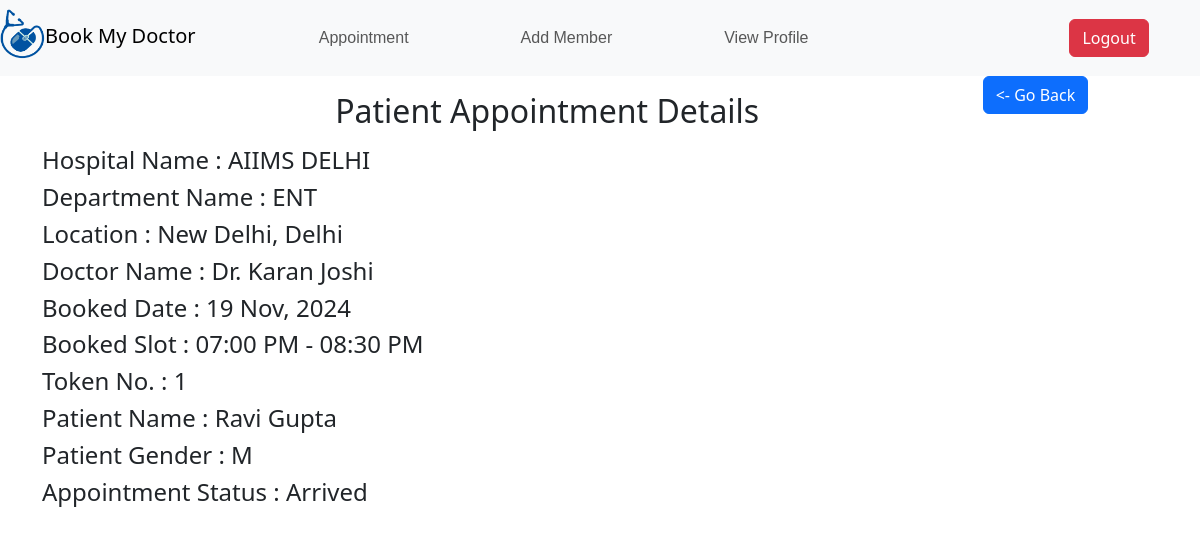
/Pe59b6/AP0a5da/PLbdf2e/patientview, run on the app's committed database.
### application/models.py (models this page shows)
class Hospital(db.Model):
    id=db.Column(db.String(),primary_key=True)
    name=db.Column(db.String())
    state=db.Column(db.String())
    city=db.Column(db.String())
    nDept=db.Column(db.Integer,default=0)
    rating=db.Column(db.Float,default=0)
    departments=db.relationship('Department',backref='hospital')

class Department(db.Model):
    id=db.Column(db.String(),primary_key=True)
    name=db.Column(db.String())
    nDoc=db.Column(db.Integer,default=0)
    rating=db.Column(db.Float)
    hid=db.Column(db.String(),db.ForeignKey('hospital.id'))
    deptdocs=db.relationship('Deptdoc',backref='department')

class Doctor(db.Model):
    id=db.Column(db.String(),primary_key=True)
    email=db.Column(db.String())
    password=db.Column(db.String())
    name=db.Column(db.String())
    gender=db.Column(db.String(1))
    qual=db.Column(db.String())
    exp=db.Column(db.Integer)
    photo=db.Column(db.String())
    deptdocs=db.relationship('Deptdoc',backref='doctor')

class Appointment(db.Model):
    id=db.Column(db.String(),primary_key=True)
    date=db.Column(db.Date)
    slotid=db.Column(db.String(),db.ForeignKey('slots.id'))
    availability=db.Column(db.Boolean,default=True)
    message=db.Column(db.String(),default='Available')
    tokenCount=db.Column(db.Integer,default=0)
    patientlists=db.relationship('Patientlist',backref='appointment')

class Slots(db.Model):
    id=db.Column(db.String(),primary_key=True)
    daysid=db.Column(db.String(),db.ForeignKey('days.id'))
    from_=db.Column(db.Time)
    to=db.Column(db.Time)
    appointments=db.relationship('Appointment',backref='slots')

class Patientlist(db.Model):
    id=db.Column(db.String(),primary_key=True)
    aid=db.Column(db.String(),db.ForeignKey('appointment.id'))
    pid=db.Column(db.String(),db.ForeignKey('patient.id'))
    token=db.Column(db.Integer)
    status=db.Column(db.String(),default='booked')

class Patient(db.Model):
    id=db.Column(db.String(),primary_key=True)
    name=db.Column(db.String())
    gender=db.Column(db.String(1))
    state=db.Column(db.String())
    city=db.Column(db.String())
    record=db.Column(db.Text)
    d_added=db.Column(db.DateTime)
    uid=db.Column(db.String(),db.ForeignKey('user.id'))
    patientlists=db.relationship('Patientlist',backref='patient')

### application/controllers.py (the view)
@app.route('/<pid>/<aid>/<plid>/patientview')
def patientView(pid,aid,plid):
    patient=Patient.query.get(pid)
    appointment=Appointment.query.get(aid)
    slot=Slots.query.get(appointment.slotid)
    day=Days.query.get(slot.daysid)
    dd=Deptdoc.query.get(day.ddid)
    doc=Doctor.query.get(dd.docid)
    dept=Department.query.get(dd.deptid)
    hosp=Hospital.query.get(dept.hid)
    patlist=Patientlist.query.get(plid)
    return render_template('patient_view.html',patient=patient,appointment=appointment,patlist=patlist,hospital=hosp,department=dept,doctor=doc,slot=slot,user=User.query.get(patient.uid))

### templates/patient_view.html (shortened to what this page needs)
{%extends 'userbase.html'%}
{%block content%}
<div class="d-flex justify-content-around">
    <h2 class="text-center mt-3 mb-3">Patient Appointment Details</h2>
 <div>
    <a type="button" class="btn btn-primary" href="/{{patient.uid}}/dashboard" ><- Go Back </a>
  </div>
 </div>
       <div class="container">
          <h4>Hospital Name : {{hospital.name}}</h4>
          <h4>Department Name : {{department.name}}</h4>
          <h4>Location : {{hospital.city}}, {{hospital.state}}</h4>
          <h4>Doctor Name : Dr. {{doctor.name}}</h4>
          <h4>Booked Date : {{appointment.date.strftime("%d %b, %Y")}}</h4>
          <h4>Booked Slot : {{slot.from_.strftime("%I:%M %p")}} - {{slot.to.strftime("%I:%M %p")}}</h4>
          <h4>Token No. : {{patlist.token}}</h4>
          <h4>Patient Name : {{patient.name}}</h4>
          <h4>Patient Gender : {{patient.gender}}</h4>
          <h4>Appointment Status : {{patlist.status}}</h4>
          </div>
{%endblock%}

### static/selecthost.css (style rules this page uses)
* { padding: 0px; margin: 0px; }

### data on the page
Hospital: name "AIIMS DELHI", city "New Delhi", state "Delhi"
Department: name "ENT"
Doctor: name "Karan Joshi"
Appointment: date "19 Nov, 2024"
Slots: from_ "07:00 PM", to "08:30 PM"
Patientlist: token "1", status "Arrived"
Patient: name "Ravi Gupta", gender "M"
